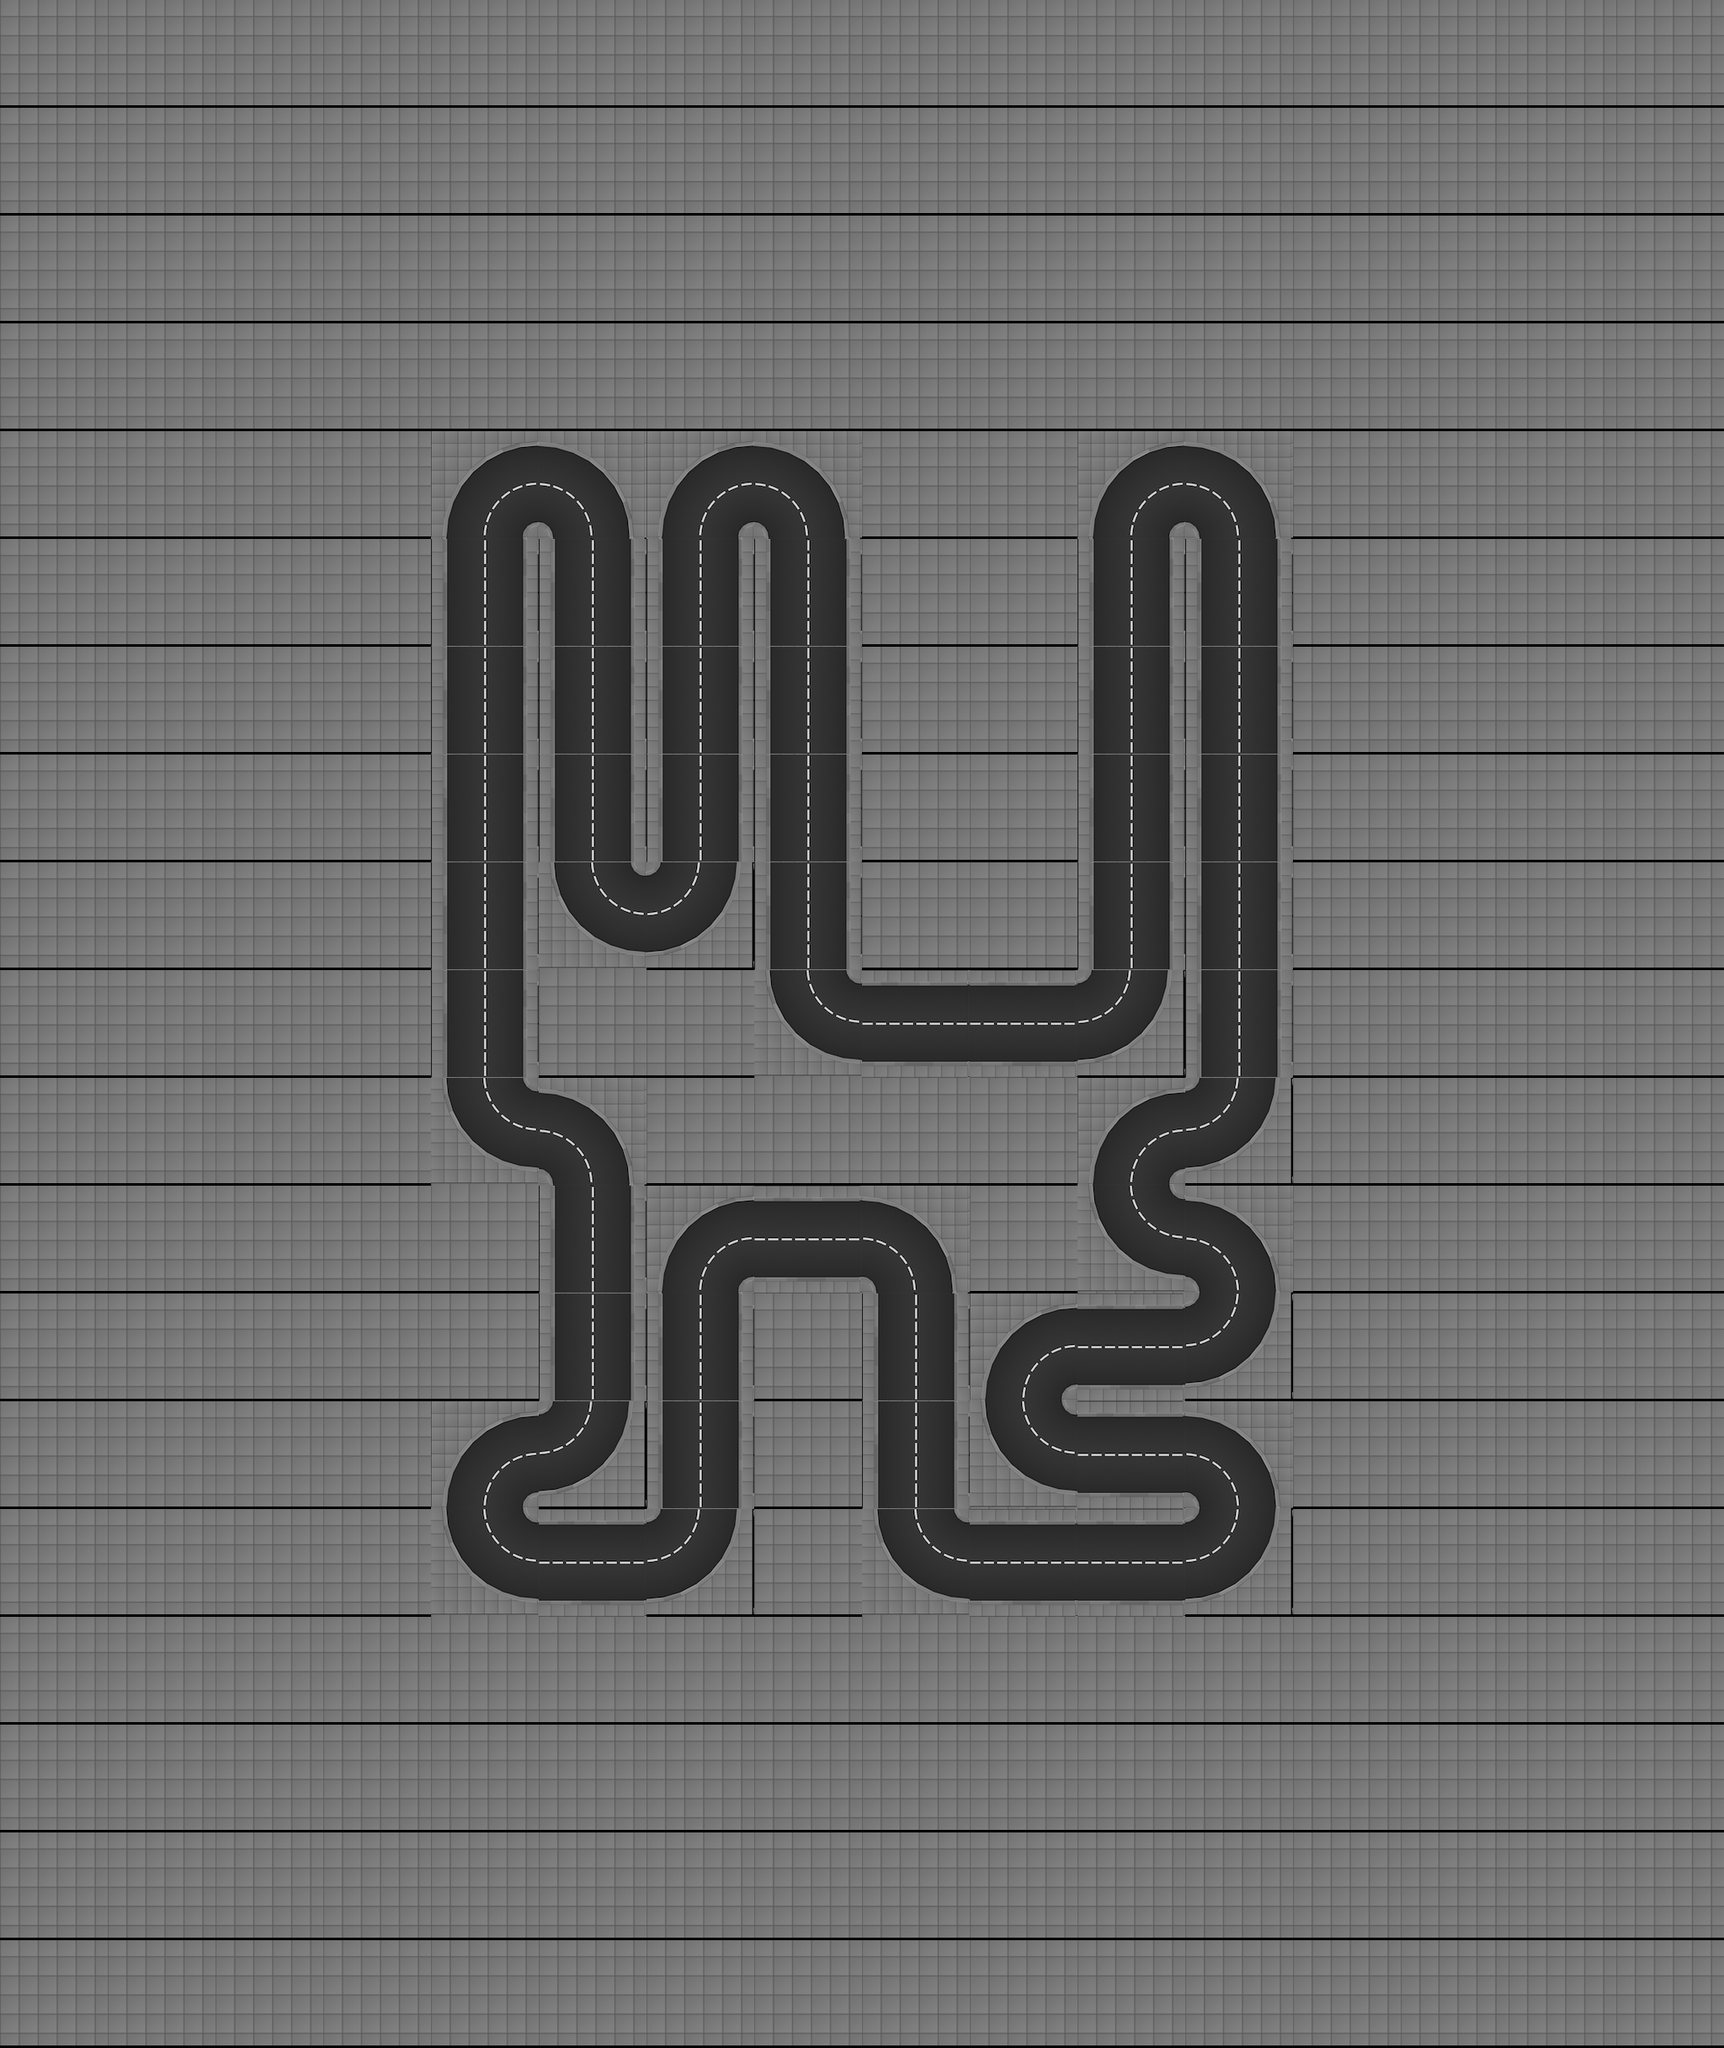

The image is a tile-based game level rendered from a .tmx file. Its description and source (layers, tilesets, objects; grid data summarised) follow:
An orthogonal 16x19 tile map with 128x128 px tiles, 1 tile layer (track), 2 tilesets and 341 objects (20x appartment_roof_01, 11x office_07_ground_floor, 11x office_07_floor, 10x appartment_ground_floor_01, 9x office_06_ground_floor, ...).

<map height="19" infinite="0" nextlayerid="1" nextobjectid="1" orientation="orthogonal" renderorder="right-down" tiledversion="1.2.2" tileheight="128" tilewidth="128" version="1.2" width="16"><tileset firstgid="1" source="../../gbResources/set_tiles.tsx" /><tileset firstgid="134" source="../../gbResources/set_objects.tsx" /><layer height="19" id="1" name="track" width="16"><data>[304 cells, 304 non-empty, 7 distinct tile ids]</data></layer><objectgroup id="1" name="walls"><object id="1" x="512" y="640"><polyline points="16,0 32,-64 64,-96 128,-112" /></object><object id="2" x="512" y="640"><polyline points="112,0 114,-8 120,-14 128,-16" /></object><object id="3" x="512" y="704.0"><polyline points="16,-64 16,64" /></object><object id="4" x="512" y="704.0"><polyline points="112,-64 112,64" /></object><object id="5" x="512" y="832.0"><polyline points="16,-64 16,64" /></object><object id="6" x="512" y="832.0"><polyline points="112,-64 112,64" /></object><object id="7" x="512" y="960.0"><polyline points="16,-64 16,64" /></object><object id="8" x="512" y="960.0"><polyline points="112,-64 112,64" /></object><object id="9" x="512" y="1088.0"><polyline points="16,-64 16,64" /></object><object id="10" x="512" y="1088.0"><polyline points="112,-64 112,64" /></object><object id="11" x="512" y="1216.0"><polyline points="16,-64 16,64" /></object><object id="12" x="512" y="1216.0"><polyline points="112,-64 112,64" /></object><object id="13" x="512" y="1408"><polyline points="16,-128 32,-64 64,-32 128,-16" /></object><object id="14" x="512" y="1408"><polyline points="112,-128 114,-120 120,-114 128,-112" /></object><object id="15" x="512" y="1792"><polyline points="16,0 32,-64 64,-96 128,-112" /></object><object id="16" x="512" y="1792"><polyline points="112,0 114,-8 120,-14 128,-16" /></object><object id="17" x="512" y="1920"><polyline points="16,-128 32,-64 64,-32 128,-16" /></object><object id="18" x="512" y="1920"><polyline points="112,-128 114,-120 120,-114 128,-112" /></object><object id="19" x="640" y="640"><polyline points="0,-112 64,-96 96,-64 112,0" /></object><object id="20" x="640" y="640"><polyline points="0,-16 8,-14 14,-8 16,0" /></object><object id="21" x="640" y="704.0"><polyline points="16,-64 16,64" /></object><object id="22" x="640" y="704.0"><polyline points="112,-64 112,64" /></object><object id="23" x="640" y="832.0"><polyline points="16,-64 16,64" /></object><object id="24" x="640" y="832.0"><polyline points="112,-64 112,64" /></object><object id="25" x="640" y="960.0"><polyline points="16,-64 16,64" /></object><object id="26" x="640" y="960.0"><polyline points="112,-64 112,64" /></object><object id="27" x="640" y="1152"><polyline points="16,-128 32,-64 64,-32 128,-16" /></object><object id="28" x="640" y="1152"><polyline points="112,-128 114,-120 120,-114 128,-112" /></object><object id="29" x="640" y="1408"><polyline points="0,-112 64,-96 96,-64 112,0" /></object><object id="30" x="640" y="1408"><polyline points="0,-16 8,-14 14,-8 16,0" /></object><object id="31" x="640" y="1472.0"><polyline points="16,-64 16,64" /></object><object id="32" x="640" y="1472.0"><polyline points="112,-64 112,64" /></object><object id="33" x="640" y="1600.0"><polyline points="16,-64 16,64" /></object><object id="34" x="640" y="1600.0"><polyline points="112,-64 112,64" /></object><object id="35" x="640" y="1792"><polyline points="112,-128 96,-64 64,-32 0,-16" /></object><object id="36" x="640" y="1792"><polyline points="16,-128 14,-120 8,-114 0,-112" /></object><object id="37" x="640" y="1872.0"><polyline points="0,-64 128,-64" /></object><object id="38" x="640" y="1840.0"><polyline points="0,64 128,64" /></object><object id="39" x="768" y="640"><polyline points="16,0 32,-64 64,-96 128,-112" /></object><object id="40" x="768" y="640"><polyline points="112,0 114,-8 120,-14 128,-16" /></object><object id="41" x="768" y="704.0"><polyline points="16,-64 16,64" /></object><object id="42" x="768" y="704.0"><polyline points="112,-64 112,64" /></object><object id="43" x="768" y="832.0"><polyline points="16,-64 16,64" /></object><object id="44" x="768" y="832.0"><polyline points="112,-64 112,64" /></object><object id="45" x="768" y="960.0"><polyline points="16,-64 16,64" /></object><object id="46" x="768" y="960.0"><polyline points="112,-64 112,64" /></object><object id="47" x="768" y="1152"><polyline points="112,-128 96,-64 64,-32 0,-16" /></object><object id="48" x="768" y="1152"><polyline points="16,-128 14,-120 8,-114 0,-112" /></object><object id="49" x="768" y="1536"><polyline points="16,0 32,-64 64,-96 128,-112" /></object><object id="50" x="768" y="1536"><polyline points="112,0 114,-8 120,-14 128,-16" /></object><object id="51" x="768" y="1600.0"><polyline points="16,-64 16,64" /></object><object id="52" x="768" y="1600.0"><polyline points="112,-64 112,64" /></object><object id="53" x="768" y="1728.0"><polyline points="16,-64 16,64" /></object><object id="54" x="768" y="1728.0"><polyline points="112,-64 112,64" /></object><object id="55" x="768" y="1920"><polyline points="112,-128 96,-64 64,-32 0,-16" /></object><object id="56" x="768" y="1920"><polyline points="16,-128 14,-120 8,-114 0,-112" /></object><object id="57" x="896" y="640"><polyline points="0,-112 64,-96 96,-64 112,0" /></object><object id="58" x="896" y="640"><polyline points="0,-16 8,-14 14,-8 16,0" /></object><object id="59" x="896" y="704.0"><polyline points="16,-64 16,64" /></object><object id="60" x="896" y="704.0"><polyline points="112,-64 112,64" /></object><object id="61" x="896" y="832.0"><polyline points="16,-64 16,64" /></object><object id="62" x="896" y="832.0"><polyline points="112,-64 112,64" /></object><object id="63" x="896" y="960.0"><polyline points="16,-64 16,64" /></object><object id="64" x="896" y="960.0"><polyline points="112,-64 112,64" /></object><object id="65" x="896" y="1088.0"><polyline points="16,-64 16,64" /></object><object id="66" x="896" y="1088.0"><polyline points="112,-64 112,64" /></object><object id="67" x="896" y="1280"><polyline points="16,-128 32,-64 64,-32 128,-16" /></object><object id="68" x="896" y="1280"><polyline points="112,-128 114,-120 120,-114 128,-112" /></object><object id="69" x="896" y="1488.0"><polyline points="0,-64 128,-64" /></object><object id="70" x="896" y="1456.0"><polyline points="0,64 128,64" /></object><object id="71" x="1024" y="1232.0"><polyline points="0,-64 128,-64" /></object><object id="72" x="1024" y="1200.0"><polyline points="0,64 128,64" /></object><object id="73" x="1024" y="1536"><polyline points="0,-112 64,-96 96,-64 112,0" /></object><object id="74" x="1024" y="1536"><polyline points="0,-16 8,-14 14,-8 16,0" /></object><object id="75" x="1024" y="1600.0"><polyline points="16,-64 16,64" /></object><object id="76" x="1024" y="1600.0"><polyline points="112,-64 112,64" /></object><object id="77" x="1024" y="1728.0"><polyline points="16,-64 16,64" /></object><object id="78" x="1024" y="1728.0"><polyline points="112,-64 112,64" /></object><object id="79" x="1024" y="1920"><polyline points="16,-128 32,-64 64,-32 128,-16" /></object><object id="80" x="1024" y="1920"><polyline points="112,-128 114,-120 120,-114 128,-112" /></object><object id="81" x="1152" y="1232.0"><polyline points="0,-64 128,-64" /></object><object id="82" x="1152" y="1200.0"><polyline points="0,64 128,64" /></object></objectgroup><objectgroup id="2" name="route"><!-- 1 objects omitted --></objectgroup><objectgroup id="3" name="lights"><!-- 66 objects omitted --></objectgroup><objectgroup id="4" name="slow_motion_triggers"><!-- 28 objects omitted --></objectgroup><objectgroup id="5" name="speed_up_triggers"><!-- 6 objects omitted --></objectgroup><objectgroup id="6" name="buildings"><!-- 104 objects omitted --></objectgroup><objectgroup id="7" name="spawners"><!-- 4 objects omitted --></objectgroup></map>
<!-- 259 of 341 objects omitted -->
